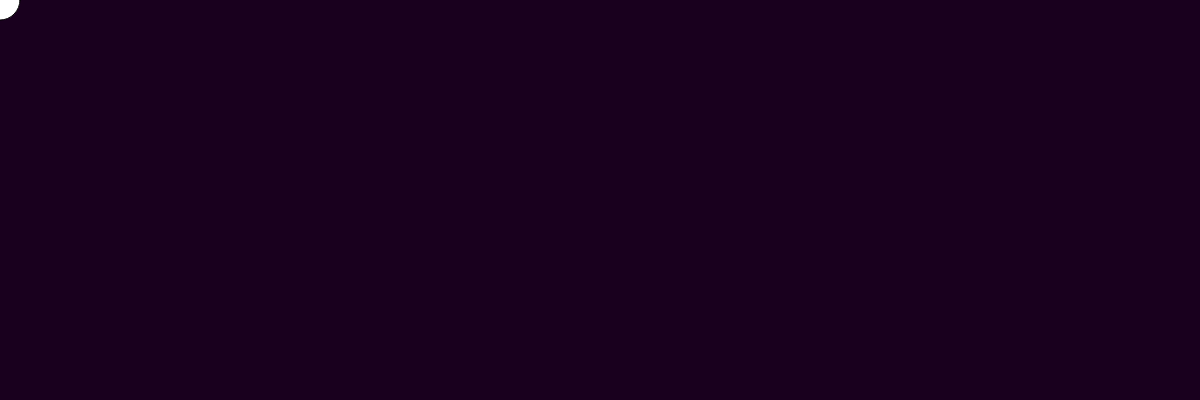
Frame 1 (no input)
Frame 60 (no input): identical to frame 1, image omitted
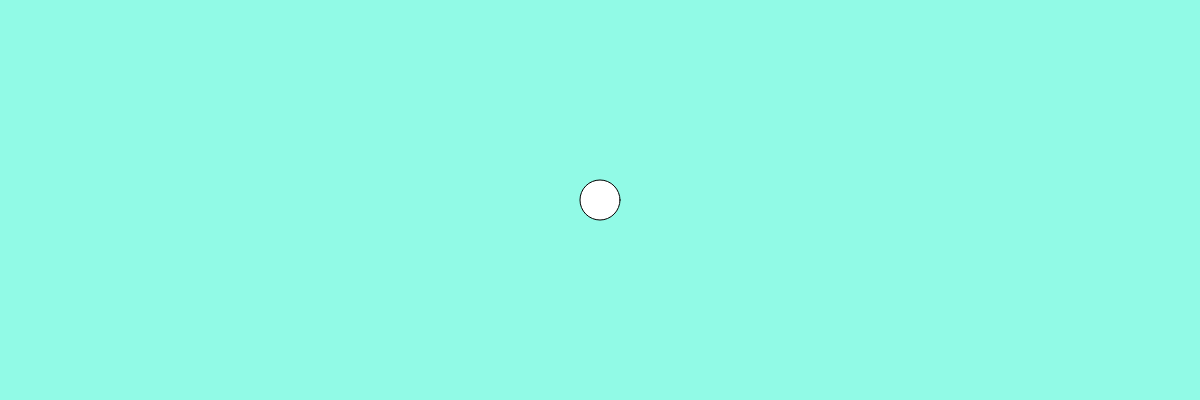
Frame 120 (the mouse pressed at the canvas centre since frame 60)

The p5.js sketch that drew these frames (run headless with seeded random() and noise() and a simulated clock; from frame 60 on, the mouse is pressed at the canvas centre):

// p5.js sketch
// ── sketch.js

var r = 0;
var g = 50;
var b=255;

// INITIALIZE ALL YOUR VARIABLES
// Ideally you would create 3 variables. red blue green or r, g, b


function setup(){
  createCanvas(1200,400);
}

function draw(){
  
  background( map(mouseX, 0, 250, 25, 75,),map(mouseX, 0, 250, 0, 250,true),map(mouseX, 0, 150, 30, 230,true));
  
  // change the value of Red based on the mouse movement about the X axis
  // change the value of Green based on the mouse movement about the X axis
  // change the value of Blue based on the mouse movement about the X axis

  // Use the map() function to do so. 
  r = map(mouseX, 0, 250, 0, 250,);
  r = mouseX;

  g = map(mouseX, 0, 250, 0, 250,true);
  g = mouseX;

  b = map(mouseX, 0, 150, 0, 250,true);
  b = mouseX;
  // Pass the values to the background() function you have learnt previously.

  // Create an ellipse that will move around with you mouse about the X axis.
  fill("white");
  ellipse(mouseX,mouseY,40,40);
  // Remember to fill the canvas with white paint before creating the ellipse.
}
